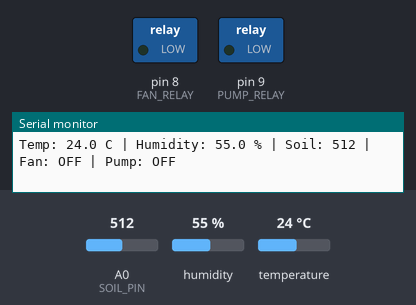
The sketch below on a simulated Arduino Uno, built with avr-gcc and run on an emulated ATmega328P. On the bench: switched loads named in the sketch (green lamp = pin HIGH), the last lines printed to the serial monitor. The inputs (shaded band) are chosen by the test bench; at power-on: temperature 24 °C, A0 (SOIL_PIN) = 512, humidity 55 %.

Above: at 2.8 s.
2.9 s: temperature set to 28 °C
5.6 s: temperature set to 31 °C
At 7.0 s:
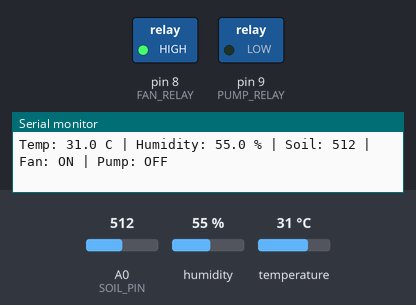
8.3 s: A0 (SOIL_PIN) set to 635
11.3 s: A0 (SOIL_PIN) set to 658
At 13.2 s:
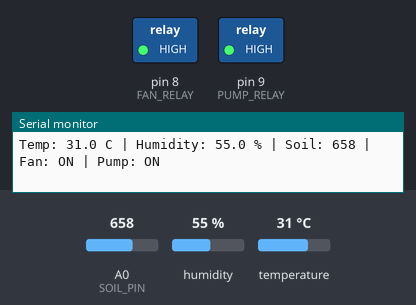
14.0 s: temperature set to 12 °C
At 15.6 s:
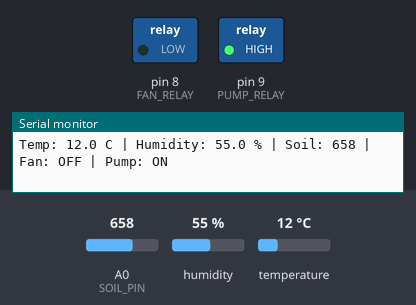
16.7 s: temperature set to 33 °C
At 19.3 s:
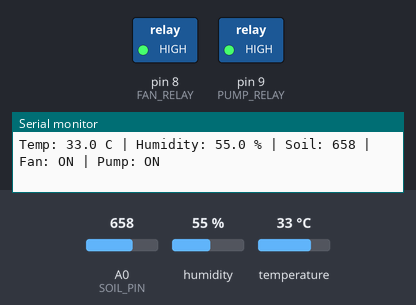
Timing chart, 0 to 20.7 s (numbered marks = the images above; inputs shaded):
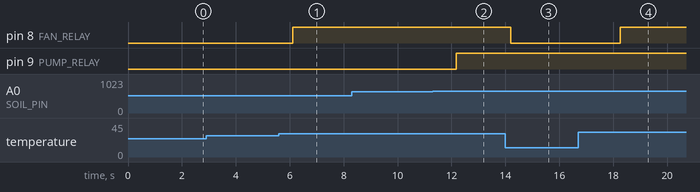

Measured:
- the behaviour switches between 29 and 30 °C on temperature (found by bisection; images 0 and 1)
- the behaviour switches between 649 and 650 on A0 (SOIL_PIN) (found by bisection; images 1 and 2)
- after the input at 5.6 s, pin 8 (FAN_RELAY): LOW → HIGH after 0.50 s
- after the input at 11.3 s, pin 9 (PUMP_RELAY): LOW → HIGH after 0.88 s
- after the input at 14.0 s, pin 8 (FAN_RELAY): HIGH → LOW after 0.20 s
- after the input at 16.7 s, pin 8 (FAN_RELAY): LOW → HIGH after 1.6 s

The sketch:

smart_greenhouse.ino
```cpp
#include <DHT.h>

#define DHT_PIN 2
#define DHT_TYPE DHT11
#define SOIL_PIN A0
#define FAN_RELAY 8
#define PUMP_RELAY 9

const float MAX_TEMP = 30.0;
const int DRY_SOIL = 650;

DHT dht(DHT_PIN, DHT_TYPE);

void setup() {
  Serial.begin(9600);
  dht.begin();
  pinMode(FAN_RELAY, OUTPUT);
  pinMode(PUMP_RELAY, OUTPUT);
  digitalWrite(FAN_RELAY, LOW);
  digitalWrite(PUMP_RELAY, LOW);
}

void loop() {
  float humidity = dht.readHumidity();
  float temperature = dht.readTemperature();
  int soil = analogRead(SOIL_PIN);

  if (isnan(humidity) || isnan(temperature)) {
    Serial.println("DHT11 read error");
    delay(2000);
    return;
  }

  bool hot = temperature >= MAX_TEMP;
  bool dry = soil >= DRY_SOIL;
  digitalWrite(FAN_RELAY, hot ? HIGH : LOW);
  digitalWrite(PUMP_RELAY, dry ? HIGH : LOW);

  Serial.print("Temp: "); Serial.print(temperature, 1);
  Serial.print(" C | Humidity: "); Serial.print(humidity, 1);
  Serial.print(" % | Soil: "); Serial.print(soil);
  Serial.print(" | Fan: "); Serial.print(hot ? "ON" : "OFF");
  Serial.print(" | Pump: "); Serial.println(dry ? "ON" : "OFF");

  delay(2000);
}
```
